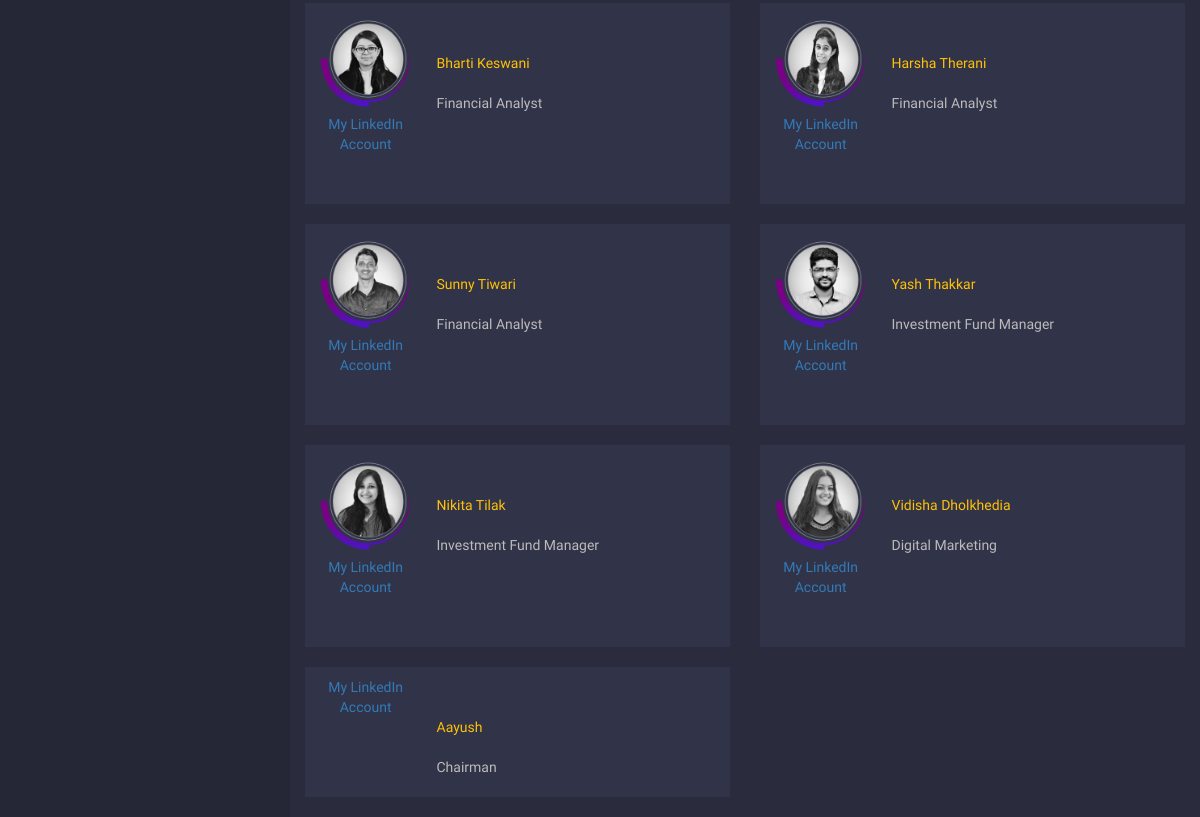
/admin/team.php (lower part), run on an earlier commit of the app's database.
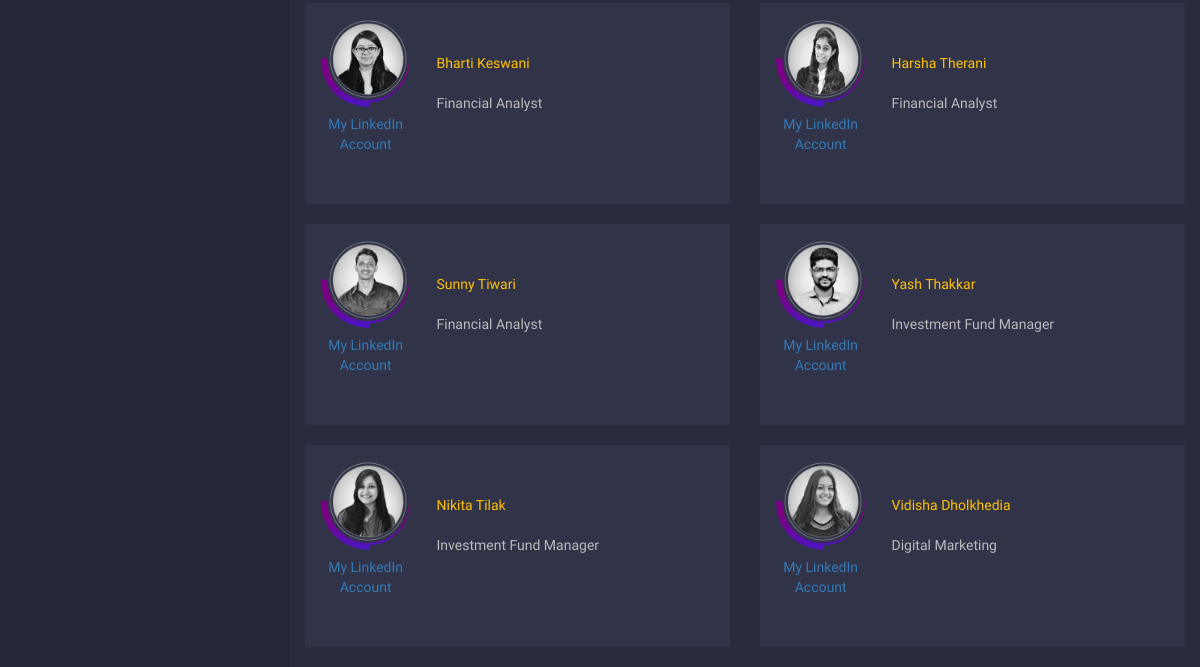
And on a later commit of the database.
### tables this page shows
CREATE TABLE `namanteam` (
  `SR` int(11) NOT NULL,
  `Name` varchar(30) NOT NULL,
  `Link` varchar(25) NOT NULL,
  `Description` varchar(100) NOT NULL,
  `Image` varchar(200) DEFAULT '/NamanAngels/uploads/default/default.png'
);

### admin/team.php (the view, shortened to what this page needs)
<?php require "../server.php" ?>
<html lang="en">
  <head>
    <link rel="stylesheet" href="https://maxcdn.bootstrapcdn.com/font-awesome/4.7.0/css/font-awesome.min.css">
  </head>
  <body>
  <?php require "sidebar.php" ?>
  <div class="cont">
      <?php
            $qu = "SELECT * FROM namanteam";
            $results = mysqli_query($db, $qu);
            echo '<section class="admins">';
                echo '<div class="container-fluid">';
                    echo '<div class="row">';
            while($row = mysqli_fetch_assoc($results))
            {
                        echo '<div class="col-md-6">';
                            echo '<div class="box">';
                                echo '<div class="admin">';
                                    echo '<div class="img">';
                                        echo '<img class="img-responsive" src="'.$row["Image"].'"/>';
                                        echo '<center><a class="linkedin" href='.$row["Link"].'>My LinkedIn Account</a></center><br><br>';
                                    echo '</div>';
                                    echo '<div class="info"><br><br>';
                                        echo '<font class="name">'.$row["Name"].'</font><br><br>';
                                        echo '<p class="designation">'.$row["Description"].'</p></center>';
                                    echo '</div>';
                                echo '</div>';
                            echo '</div>';
                        echo '</div>';
            };
                    echo '</div>';
                echo '</div>';
            echo '</section>';
            ?>
</div>
      </body>
    </html>

### admin/sidebar.php (shortened to what this page needs)
<html lang="en">
  <head>
    <link rel="stylesheet" href="https://maxcdn.bootstrapcdn.com/bootstrap/3.3.7/css/bootstrap.min.css">
    <link rel="stylesheet" href="https://maxcdn.bootstrapcdn.com/font-awesome/4.7.0/css/font-awesome.min.css">
    <link rel="stylesheet" href="css/sidebar.css">
  </head>
  <body>
    <aside class="side-nav" id="show-side-navigation1">
    </aside>
      </body>
    </html>

### admin/css/sidebar.css (style rules this page uses)
body { background-color: #2a2b3d; }
.side-nav { float: left; height: 100%; width: 290px; background-color: #252636; color: #CCC; -webkit-transform: translateX(0); transform: translateX(0); transition: .3s; position: fixed; top: 0; left: 0; overflow: auto; z-index: 9999999 }

### admin/team.php (style rules this page uses)
* { padding: 0; margin: 0; box-sizing: border-box; font-family: 'Droid Sans', sans-serif; outline: none; }
.cont { margin-left: 290px; z-index: -100; }
body { background-color: #2a2b3d }
.admins { margin-top: 25px; }
.admins .box .admin { margin-bottom: 20px; overflow: hidden; background-color: #313348; padding: 10px; }
.admins .box .admin .img { width: 25%; margin-right: 5%; float: left; }
.admins .box .admin .img img { border-radius: 50%; }
.admins .box .info { width: 70%; color: #EEE; float: left; }
.name { color:#ffc107; }
.admins .box .info p { color: #BBB }

### admin/sidebar.php (style rules this page uses)
* { padding: 0; margin: 0; box-sizing: border-box; font-family: 'Droid Sans', sans-serif; outline: none; }
body { background-color: #2a2b3d; }
.side-nav { float: left; height: 100%; width: 290px; background-color: #252636; color: #CCC; -webkit-transform: translateX(0); transform: translateX(0); transition: .3s; position: fixed; top: 0; left: 0; overflow: auto; z-index: 9999999 }

What changed in the data, as far as the page shows it:
removed namanteam: Name "Aayush", Description "Chairman"
